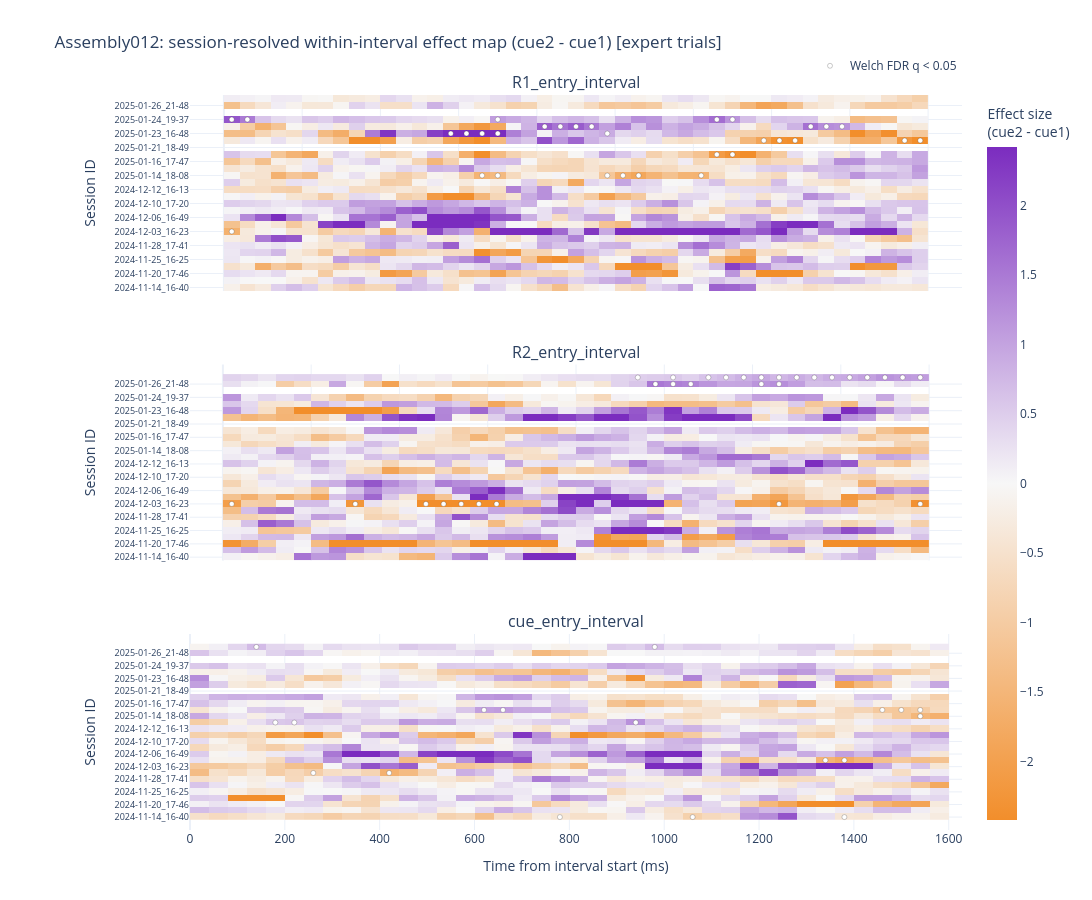

Notebook code for this chart:
### Code cell
# session-resolved within-interval effect heatmap helper + expert cue plot


def plot_session_bin_effect_heatmaps_plotly(
    session_bin_df,
    title,
    diff_col='diff_b_minus_a',
    sig_col='welch_fdr_q',
    effect_label='effect',
    colorscale=None,
):
    if colorscale is None:
        # Negative -> orange, zero -> white, positive -> purple
        colorscale = [
            [0.0, '#f28e2b'],
            [0.5, '#f7f7f7'],
            [1.0, '#7b2cbf'],
        ]

    n_rows = len(TARGET_INTERVALS)
    fig = make_subplots(
        rows=n_rows,
        cols=1,
        shared_xaxes=False,
        vertical_spacing=0.10,
        subplot_titles=[i for i in TARGET_INTERVALS],
    )

    vmax_candidates = []
    for interval in TARGET_INTERVALS:
        sub = session_bin_df.loc[(session_bin_df['interval_name'] == interval) & session_bin_df[diff_col].notna()]
        vmax_candidates.append(np.nanpercentile(np.abs(sub[diff_col]), 95))
    vmax = max(vmax_candidates) if vmax_candidates else 1.0
    if not np.isfinite(vmax) or vmax <= 0:
        vmax = 1.0

    for row_idx, interval in enumerate(TARGET_INTERVALS, start=1):
        sub = session_bin_df.loc[session_bin_df['interval_name'] == interval].copy()
        sub['bin_center_ms_plot'] = sub['bin_center_ms'].round(1)
        session_meta = (
            sub[['session_id', 'session_order']]
            .drop_duplicates()
            .sort_values(['session_order', 'session_id'])
            .reset_index(drop=True)
        )
        y_labels = session_meta['session_id'].tolist()

        heat = (
            sub.pivot_table(index='session_id', columns='bin_center_ms_plot', values=diff_col, aggfunc='mean')
            .reindex(index=y_labels)
            .sort_index(axis=1)
        )

        x_vals = heat.columns.to_numpy(dtype=float)
        y_vals = heat.index.tolist()
        z_vals = heat.to_numpy(dtype=float)

        fig.add_trace(
            go.Heatmap(
                x=x_vals,
                y=y_vals,
                z=z_vals,
                coloraxis='coloraxis',
                hovertemplate=(
                    'Interval: ' + interval + '<br>' +
                    'Time: %{x:.1f} ms<br>' +
                    'Session ID: %{y}<br>' +
                    effect_label + ': %{z:.4f}<extra></extra>'
                ),
            ),
            row=row_idx,
            col=1,
        )

        sig_sub = sub.loc[sub[sig_col] < 0.05].copy()
        sig_sub['bin_center_ms_plot'] = sig_sub['bin_center_ms'].round(1)
        sig_sub = sig_sub[
            sig_sub['bin_center_ms_plot'].isin(set(x_vals.tolist())) &
            sig_sub['session_id'].isin(set(y_vals))
        ]
        fig.add_trace(
            go.Scatter(
                x=sig_sub['bin_center_ms_plot'],
                y=sig_sub['session_id'],
                mode='markers',
                marker=dict(size=5, color='white', line=dict(color='rgba(0,0,0,0.35)', width=0.6)),
                name='Welch FDR q < 0.05' if row_idx == 1 else None,
                showlegend=(row_idx == 1),
                hovertemplate=(
                    'Interval: ' + interval + '<br>' +
                    'Time: %{x:.1f} ms<br>' +
                    'Session ID: %{y}<br>' +
                    'Marker: q < 0.05 (center±1 bin)<extra></extra>'
                ),
            ),
            row=row_idx,
            col=1,
        )

        fig.update_yaxes(
            title_text='Session ID',
            row=row_idx,
            col=1,
            type='category',
            categoryorder='array',
            categoryarray=y_labels,
            tickfont=dict(size=9),
            automargin=True,
        )
        fig.update_xaxes(
            title_text='Time from interval start (ms)' if row_idx == n_rows else None,
            showticklabels=(row_idx == n_rows),
            row=row_idx,
            col=1,
        )

    fig.update_layout(
        title=title,
        height=max(820, 300 * n_rows),
        width=1220,
        template='plotly_white',
        coloraxis=dict(
            colorscale=colorscale,
            cmin=-vmax,
            cmax=vmax,
            colorbar=dict(title=f'Effect size<br>({effect_label})'),
        ),
        legend=dict(orientation='h', yanchor='bottom', y=1.02, xanchor='right', x=1.0),
        margin=dict(l=190, r=40, t=95, b=70),
    )
    return fig


fig_plotly_cue_heatmap = plot_session_bin_effect_heatmaps_plotly(
    session_bin_cue1_vs_cue2,
    title=f'{TARGET_ASSEMBLY}: session-resolved within-interval effect map (cue2 - cue1) [expert trials]',
    effect_label='cue2 - cue1',
)
fig_plotly_cue_heatmap.show()

### Figure 1 — Plotly figure (JSON) as saved in the notebook; plotly's stock layout.template omitted (floating-point values rounded to 4 significant figures; data arrays with more than 128 entries replaced by an {"elided": "..."} marker saying what was removed)
{"data": [{"coloraxis": "coloraxis", "hovertemplate": "Interval: R1_entry_interval<br>Time: %{x:.1f} ms<br>Session ID: %{y}<br>cue2 - cue1: %{z:.4f}<extra></extra>", "type": "heatmap", "x": [20.0, 60.0, 100.0, 140.0, 180.0, 220.0, 260.0, 300.0, 340.0, 380.0, 420.0, 460.0, 500.0, 540.0, 580.0, 620.0, 660.0, 700.0, 740.0, 780.0, 820.0, 860.0, 900.0, 940.0, 980.0, 1020.0, 1060.0, 1100.0, 1140.0, 1180.0, 1220.0, 1260.0, 1300.0, 1340.0, 1380.0, 1420.0, 1460.0, 1500.0, 1540.0, 1580.0, 1620.0, 1660.0, 1700.0, 1740.0, 1780.0], "xaxis": "x", "y": ["2024-11-14_16-40", "2024-11-15_15-48", "2024-11-20_17-46", "2024-11-21_17-22", "2024-11-25_16-25", "2024-11-26_16-39", "2024-11-28_17-41", "2024-12-02_16-09", "2024-12-03_16-23", "2024-12-04_18-06", "2024-12-06_16-49", "2024-12-09_17-45", "2024-12-10_17-20", "2024-12-11_17-42", "2024-12-12_16-13", "2024-12-13_17-10", "2025-01-14_18-08", "2025-01-15_17-18", "2025-01-16_17-47", "2025-01-17_16-55", "2025-01-21_18-49", "2025-01-22_17-51", "2025-01-23_16-48", "2025-01-24_12-24", "2025-01-24_19-37", "2025-01-25_21-29", "2025-01-26_21-48", "2025-01-27_13-39"], "yaxis": "y", "z": {"elided": "28x45 float values"}}, {"hovertemplate": "Interval: R1_entry_interval<br>Time: %{x:.1f} ms<br>Session ID: %{y}<br>Marker: q < 0.05 (center±1 bin)<extra></extra>", "marker": {"color": "white", "line": {"color": "rgba(0,0,0,0.35)", "width": 0.6}, "size": 5}, "mode": "markers", "name": "Welch FDR q < 0.05", "showlegend": true, "type": "scatter", "x": [20.0, 660.0, 700.0, 980.0, 1020.0, 1060.0, 1220.0, 1260.0, 1300.0, 1380.0, 1420.0, 1460.0, 1740.0, 1780.0, 580.0, 620.0, 660.0, 700.0, 980.0, 820.0, 860.0, 900.0, 940.0, 1500.0, 1540.0, 1580.0, 20.0, 60.0, 700.0, 1260.0, 1300.0], "xaxis": "x", "y": ["2024-12-03_16-23", "2025-01-14_18-08", "2025-01-14_18-08", "2025-01-14_18-08", "2025-01-14_18-08", "2025-01-14_18-08", "2025-01-14_18-08", "2025-01-17_16-55", "2025-01-17_16-55", "2025-01-22_17-51", "2025-01-22_17-51", "2025-01-22_17-51", "2025-01-22_17-51", "2025-01-22_17-51", "2025-01-23_16-48", "2025-01-23_16-48", "2025-01-23_16-48", "2025-01-23_16-48", "2025-01-23_16-48", "2025-01-24_12-24", "2025-01-24_12-24", "2025-01-24_12-24", "2025-01-24_12-24", "2025-01-24_12-24", "2025-01-24_12-24", "2025-01-24_12-24", "2025-01-24_19-37", "2025-01-24_19-37", "2025-01-24_19-37", "2025-01-24_19-37", "2025-01-24_19-37"], "yaxis": "y"}, {"coloraxis": "coloraxis", "hovertemplate": "Interval: R2_entry_interval<br>Time: %{x:.1f} ms<br>Session ID: %{y}<br>cue2 - cue1: %{z:.4f}<extra></extra>", "type": "heatmap", "x": [20.0, 60.0, 100.0, 140.0, 180.0, 220.0, 260.0, 300.0, 340.0, 380.0, 420.0, 460.0, 500.0, 540.0, 580.0, 620.0, 660.0, 700.0, 740.0, 780.0, 820.0, 860.0, 900.0, 940.0, 980.0, 1020.0, 1060.0, 1100.0, 1140.0, 1180.0, 1220.0, 1260.0, 1300.0, 1340.0, 1380.0, 1420.0, 1460.0, 1500.0, 1540.0, 1580.0], "xaxis": "x2", "y": ["2024-11-14_16-40", "2024-11-15_15-48", "2024-11-20_17-46", "2024-11-21_17-22", "2024-11-25_16-25", "2024-11-26_16-39", "2024-11-28_17-41", "2024-12-02_16-09", "2024-12-03_16-23", "2024-12-04_18-06", "2024-12-06_16-49", "2024-12-09_17-45", "2024-12-10_17-20", "2024-12-11_17-42", "2024-12-12_16-13", "2024-12-13_17-10", "2025-01-14_18-08", "2025-01-15_17-18", "2025-01-16_17-47", "2025-01-17_16-55", "2025-01-21_18-49", "2025-01-22_17-51", "2025-01-23_16-48", "2025-01-24_12-24", "2025-01-24_19-37", "2025-01-25_21-29", "2025-01-26_21-48", "2025-01-27_13-39"], "yaxis": "y2", "z": {"elided": "28x40 float values"}}, {"hovertemplate": "Interval: R2_entry_interval<br>Time: %{x:.1f} ms<br>Session ID: %{y}<br>Marker: q < 0.05 (center±1 bin)<extra></extra>", "marker": {"color": "white", "line": {"color": "rgba(0,0,0,0.35)", "width": 0.6}, "size": 5}, "mode": "markers", "showlegend": false, "type": "scatter", "x": [20.0, 300.0, 460.0, 500.0, 540.0, 580.0, 620.0, 1260.0, 1580.0, 980.0, 1020.0, 1060.0, 1220.0, 1260.0, 940.0, 1020.0, 1100.0, 1140.0, 1180.0, 1220.0, 1260.0, 1300.0, 1340.0, 1380.0, 1420.0, 1460.0, 1500.0, 1540.0, 1580.0], "xaxis": "x2", "y": ["2024-12-03_16-23", "2024-12-03_16-23", "2024-12-03_16-23", "2024-12-03_16-23", "2024-12-03_16-23", "2024-12-03_16-23", "2024-12-03_16-23", "2024-12-03_16-23", "2024-12-03_16-23", "2025-01-26_21-48", "2025-01-26_21-48", "2025-01-26_21-48", "2025-01-26_21-48", "2025-01-26_21-48", "2025-01-27_13-39", "2025-01-27_13-39", "2025-01-27_13-39", "2025-01-27_13-39", "2025-01-27_13-39", "2025-01-27_13-39", "2025-01-27_13-39", "2025-01-27_13-39", "2025-01-27_13-39", "2025-01-27_13-39", "2025-01-27_13-39", "2025-01-27_13-39", "2025-01-27_13-39", "2025-01-27_13-39", "2025-01-27_13-39"], "yaxis": "y2"}, {"coloraxis": "coloraxis", "hovertemplate": "Interval: cue_entry_interval<br>Time: %{x:.1f} ms<br>Session ID: %{y}<br>cue2 - cue1: %{z:.4f}<extra></extra>", "type": "heatmap", "x": [20.0, 60.0, 100.0, 140.0, 180.0, 220.0, 260.0, 300.0, 340.0, 380.0, 420.0, 460.0, 500.0, 540.0, 580.0, 620.0, 660.0, 700.0, 740.0, 780.0, 820.0, 860.0, 900.0, 940.0, 980.0, 1020.0, 1060.0, 1100.0, 1140.0, 1180.0, 1220.0, 1260.0, 1300.0, 1340.0, 1380.0, 1420.0, 1460.0, 1500.0, 1540.0, 1580.0], "xaxis": "x3", "y": ["2024-11-14_16-40", "2024-11-15_15-48", "2024-11-20_17-46", "2024-11-21_17-22", "2024-11-25_16-25", "2024-11-26_16-39", "2024-11-28_17-41", "2024-12-02_16-09", "2024-12-03_16-23", "2024-12-04_18-06", "2024-12-06_16-49", "2024-12-09_17-45", "2024-12-10_17-20", "2024-12-11_17-42", "2024-12-12_16-13", "2024-12-13_17-10", "2025-01-14_18-08", "2025-01-15_17-18", "2025-01-16_17-47", "2025-01-17_16-55", "2025-01-21_18-49", "2025-01-22_17-51", "2025-01-23_16-48", "2025-01-24_12-24", "2025-01-24_19-37", "2025-01-25_21-29", "2025-01-26_21-48", "2025-01-27_13-39"], "yaxis": "y3", "z": {"elided": "28x40 float values"}}, {"hovertemplate": "Interval: cue_entry_interval<br>Time: %{x:.1f} ms<br>Session ID: %{y}<br>Marker: q < 0.05 (center±1 bin)<extra></extra>", "marker": {"color": "white", "line": {"color": "rgba(0,0,0,0.35)", "width": 0.6}, "size": 5}, "mode": "markers", "showlegend": false, "type": "scatter", "x": [780.0, 1060.0, 1380.0, 260.0, 420.0, 1340.0, 1380.0, 180.0, 220.0, 940.0, 1540.0, 620.0, 660.0, 1460.0, 1500.0, 1540.0, 140.0, 980.0], "xaxis": "x3", "y": ["2024-11-14_16-40", "2024-11-14_16-40", "2024-11-14_16-40", "2024-12-02_16-09", "2024-12-02_16-09", "2024-12-04_18-06", "2024-12-04_18-06", "2024-12-13_17-10", "2024-12-13_17-10", "2024-12-13_17-10", "2025-01-14_18-08", "2025-01-15_17-18", "2025-01-15_17-18", "2025-01-15_17-18", "2025-01-15_17-18", "2025-01-15_17-18", "2025-01-27_13-39", "2025-01-27_13-39"], "yaxis": "y3"}], "layout": {"annotations": [{"font": {"size": 16}, "showarrow": false, "text": "R1_entry_interval", "x": 0.5, "xanchor": "center", "xref": "paper", "y": 1, "yanchor": "bottom", "yref": "paper"}, {"font": {"size": 16}, "showarrow": false, "text": "R2_entry_interval", "x": 0.5, "xanchor": "center", "xref": "paper", "y": 0.6333, "yanchor": "bottom", "yref": "paper"}, {"font": {"size": 16}, "showarrow": false, "text": "cue_entry_interval", "x": 0.5, "xanchor": "center", "xref": "paper", "y": 0.2667, "yanchor": "bottom", "yref": "paper"}], "coloraxis": {"cmax": 2.421, "cmin": -2.421, "colorbar": {"title": {"text": "Effect size<br>(cue2 - cue1)"}}, "colorscale": [[0, "#f28e2b"], [0.5, "#f7f7f7"], [1, "#7b2cbf"]]}, "height": 900, "legend": {"orientation": "h", "x": 1, "xanchor": "right", "y": 1.02, "yanchor": "bottom"}, "margin": {"b": 70, "l": 190, "r": 40, "t": 95}, "title": {"text": "Assembly012: session-resolved within-interval effect map (cue2 - cue1) [expert trials]"}, "width": 1220, "xaxis": {"anchor": "y", "domain": [0, 1], "showticklabels": false}, "xaxis2": {"anchor": "y2", "domain": [0, 1], "showticklabels": false}, "xaxis3": {"anchor": "y3", "domain": [0, 1], "showticklabels": true, "title": {"text": "Time from interval start (ms)"}}, "yaxis": {"anchor": "x", "automargin": true, "categoryarray": ["2024-11-14_16-40", "2024-11-15_15-48", "2024-11-20_17-46", "2024-11-21_17-22", "2024-11-25_16-25", "2024-11-26_16-39", "2024-11-28_17-41", "2024-12-02_16-09", "2024-12-03_16-23", "2024-12-04_18-06", "2024-12-06_16-49", "2024-12-09_17-45", "2024-12-10_17-20", "2024-12-11_17-42", "2024-12-12_16-13", "2024-12-13_17-10", "2025-01-14_18-08", "2025-01-15_17-18", "2025-01-16_17-47", "2025-01-17_16-55", "2025-01-21_18-49", "2025-01-22_17-51", "2025-01-23_16-48", "2025-01-24_12-24", "2025-01-24_19-37", "2025-01-25_21-29", "2025-01-26_21-48", "2025-01-27_13-39"], "categoryorder": "array", "domain": [0.7333, 1], "tickfont": {"size": 9}, "title": {"text": "Session ID"}, "type": "category"}, "yaxis2": {"anchor": "x2", "automargin": true, "categoryarray": ["2024-11-14_16-40", "2024-11-15_15-48", "2024-11-20_17-46", "2024-11-21_17-22", "2024-11-25_16-25", "2024-11-26_16-39", "2024-11-28_17-41", "2024-12-02_16-09", "2024-12-03_16-23", "2024-12-04_18-06", "2024-12-06_16-49", "2024-12-09_17-45", "2024-12-10_17-20", "2024-12-11_17-42", "2024-12-12_16-13", "2024-12-13_17-10", "2025-01-14_18-08", "2025-01-15_17-18", "2025-01-16_17-47", "2025-01-17_16-55", "2025-01-21_18-49", "2025-01-22_17-51", "2025-01-23_16-48", "2025-01-24_12-24", "2025-01-24_19-37", "2025-01-25_21-29", "2025-01-26_21-48", "2025-01-27_13-39"], "categoryorder": "array", "domain": [0.3667, 0.6333], "tickfont": {"size": 9}, "title": {"text": "Session ID"}, "type": "category"}, "yaxis3": {"anchor": "x3", "automargin": true, "categoryarray": ["2024-11-14_16-40", "2024-11-15_15-48", "2024-11-20_17-46", "2024-11-21_17-22", "2024-11-25_16-25", "2024-11-26_16-39", "2024-11-28_17-41", "2024-12-02_16-09", "2024-12-03_16-23", "2024-12-04_18-06", "2024-12-06_16-49", "2024-12-09_17-45", "2024-12-10_17-20", "2024-12-11_17-42", "2024-12-12_16-13", "2024-12-13_17-10", "2025-01-14_18-08", "2025-01-15_17-18", "2025-01-16_17-47", "2025-01-17_16-55", "2025-01-21_18-49", "2025-01-22_17-51", "2025-01-23_16-48", "2025-01-24_12-24", "2025-01-24_19-37", "2025-01-25_21-29", "2025-01-26_21-48", "2025-01-27_13-39"], "categoryorder": "array", "domain": [0, 0.2667], "tickfont": {"size": 9}, "title": {"text": "Session ID"}, "type": "category"}}}
